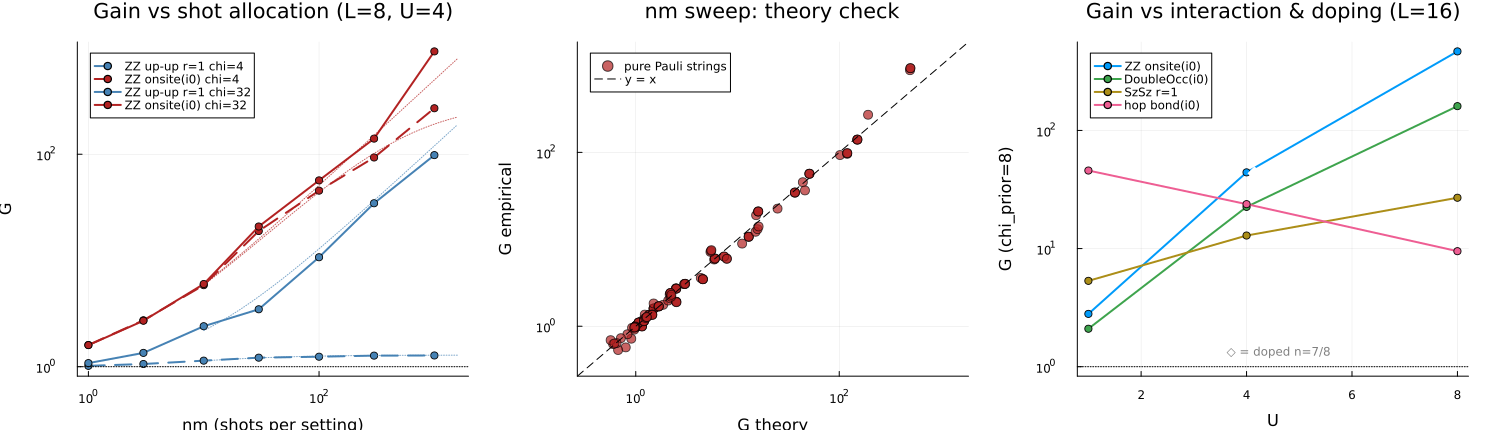

Here is the Julia script that generated this plot:
# ============================================================
# CRMシャドウのパラメータ掃引 (nm依存 / U・ドーピング依存)
#
# 実験A (nm掃引, L=8):
#   利得の飽和則 G_max(nm) = (V_u + v_s(nm)) / ((3^|A|-1)Δ² + v_s(nm))
#   を nm = 10..1000 で検証する。CRMは「少ない設定×多ショット」配分で
#   最大化される、という測定設計指針の定量化。
#
# 実験B (U・ドーピング掃引, L=16):
#   U = 1, 4, 8 (half-filling) と U=4 ドープ (n=7/8) で、
#   prior品質(χ切断)ごとの局所観測量CRM利得を比較する。
#
# 共通機構は crm_mps_scaling.jl と同一（検証済みコードの複製）。
# 実行方法:
#  JULIA_LOAD_PATH="@:@v#.#:@stdlib" julia --project=Hubbard_MPS_Env_v2 crm_param_sweep.jl
# ============================================================

using ITensors, ITensorMPS
using LinearAlgebra
using Statistics
using Printf
using Random

BLAS.set_num_threads(1)

# ------------------------------------------------------------
# 1. モデルとDMRG (crm_mps_scaling.jl と同一 + 粒子数指定)
# ------------------------------------------------------------
qup(i) = 2i - 1
qdn(i) = 2i

function hubbard_chain_mpo(sites, L, t, U, mu)
    os = OpSum()
    for i in 1:L-1
        os += -t, "Cdag", qup(i), "C", qup(i+1)
        os += -t, "Cdag", qup(i+1), "C", qup(i)
        os += -t, "Cdag", qdn(i), "C", qdn(i+1)
        os += -t, "Cdag", qdn(i+1), "C", qdn(i)
    end
    for i in 1:L
        os += U, "N", qup(i), "N", qdn(i)
        os += -mu, "N", qup(i)
        os += -mu, "N", qdn(i)
    end
    return MPO(os, sites)
end

# n_elec 個の電子 (Sz=0付近) を最初の n_elec サイトに交互スピンで配置
function ground_state(L, t, U, mu; chi_max=96, nsweeps=10, n_elec=L)
    N = 2L
    sites = siteinds("Fermion", N; conserve_qns=true)
    H = hubbard_chain_mpo(sites, L, t, U, mu)
    init = fill("Emp", N)
    for i in 1:n_elec
        init[isodd(i) ? qup(i) : qdn(i)] = "Occ"
    end
    ψ0 = productMPS(sites, init)
    maxdims = min.(chi_max, [20, 50, 100, chi_max, chi_max, chi_max, chi_max, chi_max, chi_max, chi_max])[1:nsweeps]
    noise = [1e-6, 1e-6, 1e-7, 1e-8, 1e-9, 0, 0, 0, 0, 0][1:nsweeps]
    E, ψ = dmrg(H, ψ0; nsweeps, maxdim=maxdims, cutoff=1e-10, noise, outputlevel=0)
    return E, ψ
end

# ------------------------------------------------------------
# 2. テンソル抽出・期待値・サンプラー (crm_mps_scaling.jl と同一)
# ------------------------------------------------------------
function site_matrices(ψo::MPS, j::Int)
    N = length(ψo); ss = siteinds(ψo); ls = linkinds(ψo)
    if j == 1
        A = Array(ψo[j], ss[j], ls[j])
        return (reshape(A[1, :], 1, :), reshape(A[2, :], 1, :))
    elseif j == N
        A = Array(ψo[j], ls[j-1], ss[j])
        return (reshape(A[:, 1], :, 1), reshape(A[:, 2], :, 1))
    else
        A = Array(ψo[j], ls[j-1], ss[j], ls[j])
        return (Matrix(A[:, 1, :]), Matrix(A[:, 2, :]))
    end
end

extract_tensors(ψ::MPS) = (ψo = orthogonalize(ψ, 1); [site_matrices(ψo, j) for j in 1:length(ψo)])

function extract_window(ψ::MPS, q1::Int, q2::Int)
    ψo = orthogonalize(ψ, q1)
    tens = [site_matrices(ψo, j) for j in q1:q2]
    C1, C2 = tens[1]
    pl = vec(sum(abs2, C1; dims=2) .+ sum(abs2, C2; dims=2))
    pl ./= sum(pl)
    return tens, cumsum(pl)
end

function product_op_expect(tens, ops::Dict{Int,Matrix{ComplexF64}})
    Lenv = ones(ComplexF64, 1, 1)
    for j in 1:length(tens)
        O = get(ops, j, nothing)
        A1, A2 = tens[j]
        if O === nothing
            Lenv = A1' * Lenv * A1 .+ A2' * Lenv * A2
        else
            Lenv = O[1,1] .* (A1' * Lenv * A1) .+ O[1,2] .* (A1' * Lenv * A2) .+
                   O[2,1] .* (A2' * Lenv * A1) .+ O[2,2] .* (A2' * Lenv * A2)
        end
    end
    return real(Lenv[1,1])
end

const SIGMA  = (ComplexF64[0 1; 1 0], ComplexF64[0 -im; im 0], ComplexF64[1 0; 0 -1])
const UBASIS = (ComplexF64[1 1; 1 -1]/sqrt(2), ComplexF64[1 -im; 1 im]/sqrt(2),
                ComplexF64[1 0; 0 1])
const DVAL = ntuple(β -> ntuple(a -> real.(diag(UBASIS[β]*SIGMA[a]*UBASIS[β]')), 3), 3)

make_rot_buffers(tens) = [(zeros(ComplexF64, size(t[1])), zeros(ComplexF64, size(t[2]))) for t in tens]

function rotate!(rot, tens, basis)
    for j in 1:length(tens)
        u = UBASIS[basis[j]]
        A1, A2 = tens[j]
        rot[j][1] .= u[1,1] .* A1 .+ u[1,2] .* A2
        rot[j][2] .= u[2,1] .* A1 .+ u[2,2] .* A2
    end
end

function sample_bits!(bits::Vector{Int}, rot, vbuf, wbuf, cum_pl)
    Nw = length(rot)
    chil = length(cum_pl)
    l = chil == 1 ? 1 : searchsortedfirst(cum_pl, rand())
    v = vbuf
    @inbounds for k in 1:chil; v[k] = 0; end
    v[l] = 1.0 + 0im
    vlen = chil
    for j in 1:Nw
        wlen = size(rot[j][1], 2)
        w0 = view(wbuf, 1:wlen); w1 = view(wbuf, wlen+1:2wlen)
        mul!(w0, transpose(rot[j][1]), view(v, 1:vlen))
        mul!(w1, transpose(rot[j][2]), view(v, 1:vlen))
        p0 = real(dot(w0, w0)); p1 = real(dot(w1, w1))
        b = rand() * (p0 + p1) < p0 ? 0 : 1
        bits[j] = b
        src = b == 0 ? w0 : w1
        nrm = sqrt(b == 0 ? p0 : p1)
        @inbounds for k in 1:wlen; v[k] = src[k] / nrm; end
        vlen = wlen
    end
    return bits
end

# ------------------------------------------------------------
# 3. 観測量 (crm_mps_scaling.jl と同一)
# ------------------------------------------------------------
struct Term
    coeff::Float64
    sup::Vector{Tuple{Int,Int}}
end
struct Obs
    name::String
    terms::Vector{Term}
    pure::Bool
end

term_matrixdict(t::Term) = Dict{Int,Matrix{ComplexF64}}(q => SIGMA[a] for (q,a) in t.sup)

function build_observables(L)
    i0 = L ÷ 2
    obs = Obs[]
    push!(obs, Obs("ZZ onsite(i0)", [Term(1.0, [(qup(i0),3),(qdn(i0),3)])], true))
    for r in [1, 2, 4, 8]
        r <= L - i0 || continue
        push!(obs, Obs("ZZ up-up r=$r", [Term(1.0, [(qup(i0),3),(qup(i0+r),3)])], true))
    end
    push!(obs, Obs("DoubleOcc(i0)",
        [Term(0.25, Tuple{Int,Int}[]), Term(-0.25, [(qup(i0),3)]),
         Term(-0.25, [(qdn(i0),3)]),  Term(0.25, [(qup(i0),3),(qdn(i0),3)])], false))
    push!(obs, Obs("SzSz r=1",
        [Term( 1/16, [(qup(i0),3),(qup(i0+1),3)]), Term(-1/16, [(qup(i0),3),(qdn(i0+1),3)]),
         Term(-1/16, [(qdn(i0),3),(qup(i0+1),3)]), Term( 1/16, [(qdn(i0),3),(qdn(i0+1),3)])], false))
    q1, qm, q2 = qup(i0), qdn(i0), qup(i0+1)
    push!(obs, Obs("hop bond(i0)",
        [Term(0.5, [(q1,1),(qm,3),(q2,1)]), Term(0.5, [(q1,2),(qm,3),(q2,2)])], false))
    return obs
end

obs_support(obs) = (minimum(q for o in obs for t in o.terms for (q,_) in t.sup),
                    maximum(q for o in obs for t in o.terms for (q,_) in t.sup))

shift_obs(obs, off) = [Obs(o.name,
    [Term(t.coeff, [(q - off, a) for (q, a) in t.sup]) for t in o.terms], o.pure) for o in obs]

function estimate_obs(o::Obs, basis::Vector{Int}, bits::Vector{Int})
    x = 0.0
    for t in o.terms
        v = t.coeff
        for (q, a) in t.sup
            v *= 3.0 * DVAL[basis[q]][a][bits[q]+1]
            v == 0.0 && break
        end
        x += v
    end
    return x
end

function exact_prior_mean(o::Obs, basis::Vector{Int}, Pσ::Vector{Float64})
    m = 0.0
    for (ti, t) in enumerate(o.terms)
        ok = all(basis[q] == a for (q, a) in t.sup)
        ok || continue
        m += t.coeff * 3.0^length(t.sup) * Pσ[ti]
    end
    return m
end

theory_var(absA, P, Δ, nu, nm) = (((3.0^absA - 1)*P^2 + 3.0^absA*(1-P^2)/nm)/nu,
                                  ((3.0^absA - 1)*Δ^2 + 3.0^absA*(1-P^2)/nm)/nu)

function run_locals(wtens, cum_pl, obs_w, Pσ_all, trOσ_all; nu, nm, n_repeat, seed)
    Random.seed!(seed)
    Nw = length(wtens); nobs = length(obs_w); np = length(Pσ_all)
    chimax = max(length(cum_pl), maximum(size(t[1], 2) for t in wtens))
    rot = make_rot_buffers(wtens)
    vbuf = zeros(ComplexF64, chimax + 1); wbuf = zeros(ComplexF64, 2chimax + 2)
    bits = zeros(Int, Nw)
    est_std = zeros(n_repeat, nobs); est_crm = zeros(n_repeat, nobs, np)
    xs = zeros(nobs)
    for rep in 1:n_repeat
        acc_s = zeros(nobs); acc_c = zeros(nobs, np)
        for _ in 1:nu
            basis = rand(1:3, Nw)
            rotate!(rot, wtens, basis)
            fill!(xs, 0.0)
            for _ in 1:nm
                sample_bits!(bits, rot, vbuf, wbuf, cum_pl)
                for k in 1:nobs
                    xs[k] += estimate_obs(obs_w[k], basis, bits)
                end
            end
            for k in 1:nobs
                mρ = xs[k] / nm
                acc_s[k] += mρ
                for p in 1:np
                    acc_c[k, p] += mρ - exact_prior_mean(obs_w[k], basis, Pσ_all[p][k])
                end
            end
        end
        est_std[rep, :] .= acc_s ./ nu
        for p in 1:np, k in 1:nobs
            est_crm[rep, k, p] = acc_c[k, p] / nu + trOσ_all[p][k]
        end
    end
    return est_std, est_crm
end

# ------------------------------------------------------------
# 4. 1パラメータ点の実験一式 (状態構築 -> prior -> run_locals)
# ------------------------------------------------------------
function prepare_point(L, t, U, mu; chi_exp, chi_priors, n_elec=L)
    E, ψ = ground_state(L, t, U, mu; chi_max=chi_exp, n_elec)
    exp_tens = extract_tensors(ψ)
    obs = build_observables(L)
    q1, q2 = obs_support(obs)
    obs_w = shift_obs(obs, q1 - 1)
    wtens, cum_pl = extract_window(ψ, q1, q2)
    Pρ = [[product_op_expect(exp_tens, term_matrixdict(tm)) for tm in o.terms] for o in obs]
    Otrue = [sum(tm.coeff * Pρ[k][ti] for (ti, tm) in enumerate(obs[k].terms)) for k in 1:length(obs)]
    Pσ_all = Vector{Vector{Vector{Float64}}}(); trOσ_all = Vector{Vector{Float64}}()
    fids = Float64[]
    for chi_p in chi_priors
        σ = truncate(ψ; maxdim=chi_p); normalize!(σ)
        push!(fids, abs2(inner(σ, ψ)))
        st = extract_tensors(σ)
        Pσ = [[product_op_expect(st, term_matrixdict(tm)) for tm in o.terms] for o in obs]
        push!(Pσ_all, Pσ)
        push!(trOσ_all, [sum(tm.coeff * Pσ[k][ti] for (ti, tm) in enumerate(obs[k].terms)) for k in 1:length(obs)])
    end
    return (; E, obs, obs_w, wtens, cum_pl, Otrue, Pσ_all, trOσ_all, fids)
end

# ------------------------------------------------------------
# 5. メイン
# ------------------------------------------------------------
function main()
    t = 1.0
    chi_priors = [2, 4, 8, 16, 32]
    nu = 50
    rows_A = []; rows_B = []

    # ===== 実験A: nm掃引 (L=8, U=4, half-filling) =====
    println("="^70)
    println("Experiment A: nm sweep (L=8, U=4, half-filling)"); flush(stdout)
    L, U = 8, 4.0
    pt = prepare_point(L, t, U, U/2; chi_exp=64, chi_priors)
    @printf("  E0=%.6f  prior fids: %s\n", pt.E,
            join([@sprintf("chi=%d: %.4f", c, f) for (c,f) in zip(chi_priors, pt.fids)], ", "))
    flush(stdout)
    # n_m=1 は標準的な古典シャドウの設定そのもので、総ショット数を固定したときの
    # 最適点でもある(README §0.5b)。当初この掃引から抜けていたので加えた。
    nm_list = [1, 3, 10, 30, 100, 300, 1000]
    for nm in nm_list
        n_repeat = nm >= 1000 ? 50 : (nm <= 3 ? 400 : 100)
        tstart = time()
        est_std, est_crm = run_locals(pt.wtens, pt.cum_pl, pt.obs_w, pt.Pσ_all, pt.trOσ_all;
                                      nu, nm, n_repeat, seed=7000 + nm)
        @printf("  nm=%4d (n_rep=%d): %.0fs\n", nm, n_repeat, time()-tstart); flush(stdout)
        for (k, o) in enumerate(pt.obs)
            v_std = var(est_std[:, k])
            for (p, chi_p) in enumerate(chi_priors)
                G = v_std / var(est_crm[:, k, p])
                Δ = pt.Otrue[k] - pt.trOσ_all[p][k]
                G_theo = NaN
                if o.pure
                    vs, vc = theory_var(length(o.terms[1].sup), pt.Otrue[k], Δ, nu, nm)
                    G_theo = vs / vc
                end
                push!(rows_A, (nm, chi_p, o.name, o.pure, pt.Otrue[k], Δ, G, G_theo))
            end
        end
    end

    # ===== 実験B: U・ドーピング掃引 (L=16) =====
    println("\n", "="^70)
    println("Experiment B: U & doping sweep (L=16, chi_exp=96)"); flush(stdout)
    L = 16
    nm, n_repeat = 100, 60
    points = [(U=1.0, n_elec=16, label="U=1 half"),
              (U=4.0, n_elec=16, label="U=4 half"),
              (U=8.0, n_elec=16, label="U=8 half"),
              (U=4.0, n_elec=14, label="U=4 doped(7/8)")]
    for pset in points
        tstart = time()
        pt = prepare_point(L, t, pset.U, pset.U/2; chi_exp=96, chi_priors, n_elec=pset.n_elec)
        @printf("\n  --- %s ---  E0=%.6f  (prep %.0fs)\n", pset.label, pt.E, time()-tstart)
        @printf("  prior fids: %s\n",
                join([@sprintf("chi=%d: %.4f", c, f) for (c,f) in zip(chi_priors, pt.fids)], ", "))
        flush(stdout)
        tstart = time()
        est_std, est_crm = run_locals(pt.wtens, pt.cum_pl, pt.obs_w, pt.Pσ_all, pt.trOσ_all;
                                      nu, nm, n_repeat, seed=8000 + round(Int, 10pset.U) + pset.n_elec)
        @printf("  run: %.0fs\n", time()-tstart); flush(stdout)
        @printf("  %-16s %9s |", "observable", "true")
        for c in chi_priors; @printf(" G(chi=%d)", c); end
        println()
        for (k, o) in enumerate(pt.obs)
            v_std = var(est_std[:, k])
            @printf("  %-16s %9.4f |", o.name, pt.Otrue[k])
            for (p, chi_p) in enumerate(chi_priors)
                G = v_std / var(est_crm[:, k, p])
                @printf(" %8.2f", G)
                Δ = pt.Otrue[k] - pt.trOσ_all[p][k]
                push!(rows_B, (pset.label, pset.U, pset.n_elec, chi_p, o.name,
                               pt.Otrue[k], Δ, pt.fids[p], G))
            end
            println()
        end
        flush(stdout)
    end

    # 保存
    outA = joinpath(@__DIR__, "crm_sweep_nm.tsv")
    open(outA, "w") do io
        println(io, "nm\tchi_prior\tobservable\tpure\ttrue\tDelta\tG_emp\tG_theo")
        for r in rows_A; println(io, join(r, "\t")); end
    end
    outB = joinpath(@__DIR__, "crm_sweep_U.tsv")
    open(outB, "w") do io
        println(io, "label\tU\tn_elec\tchi_prior\tobservable\ttrue\tDelta\tprior_fid\tG_emp")
        for r in rows_B; println(io, join(r, "\t")); end
    end
    println("\nresults saved: $outA, $outB"); flush(stdout)
    return rows_A, rows_B, nm_list, chi_priors, points
end

rows_A, rows_B, nm_list, chi_priors, points = main()

# ------------------------------------------------------------
# 6. プロット
# ------------------------------------------------------------
using Plots

# P1: G vs nm (理論曲線を重ねる; 純Pauli列, chi=4と32)
p1 = plot(xlabel="nm (shots per setting)", ylabel="G", xscale=:log10, yscale=:log10,
          legend=:topleft, title="Gain vs shot allocation (L=8, U=4)")
colors = Dict("ZZ onsite(i0)" => :firebrick, "ZZ up-up r=1" => :steelblue)
styles = Dict(4 => :dash, 32 => :solid)
for chi_p in (4, 32), name in keys(colors)
    sel = [(r[1], r[7], r[8]) for r in rows_A if r[2]==chi_p && r[3]==name]
    nms = [s[1] for s in sel]; ge = [s[2] for s in sel]
    plot!(p1, nms, ge, marker=:circle, color=colors[name], ls=styles[chi_p], lw=2,
          label="$name chi=$chi_p")
    # 理論曲線 (連続nm)
    r0 = first(r for r in rows_A if r[2]==chi_p && r[3]==name)
    P = r0[5]; Δ = r0[6]; absA = 2
    nmc = 10 .^ range(1, 3.2; length=50)
    gt = [(vs = theory_var(absA, P, Δ, 50, m); vs[1]/vs[2]) for m in nmc]
    plot!(p1, nmc, gt, color=colors[name], ls=:dot, lw=1, alpha=0.7, label="")
end
hline!(p1, [1.0], color=:black, ls=:dot, label="")

# P2: G経験 vs G理論 (実験A全点)
gx = [r[8] for r in rows_A if r[4] && !isnan(r[8])]
gy = [r[7] for r in rows_A if r[4] && !isnan(r[8])]
lims = (0.5*min(minimum(gx), minimum(gy)), 2*max(maximum(gx), maximum(gy)))
p2 = scatter(gx, gy, xscale=:log10, yscale=:log10, xlims=lims, ylims=lims,
             color=:firebrick, ms=5, alpha=0.7, label="pure Pauli strings",
             xlabel="G theory", ylabel="G empirical", title="nm sweep: theory check")
plot!(p2, [lims...], [lims...], color=:black, ls=:dash, label="y = x")

# P3: G vs U (chi=8; half-filling 3点 + doped)
p3 = plot(xlabel="U", ylabel="G (chi_prior=8)", yscale=:log10, legend=:topleft,
          title="Gain vs interaction & doping (L=16)")
sel_names = ["ZZ onsite(i0)", "DoubleOcc(i0)", "SzSz r=1", "hop bond(i0)"]
for name in sel_names
    Us = Float64[]; gs = Float64[]
    for r in rows_B
        (r[3] == 16 && r[4] == 8 && r[5] == name) || continue
        push!(Us, r[2]); push!(gs, r[9])
    end
    perm = sortperm(Us)
    plot!(p3, Us[perm], gs[perm], marker=:circle, lw=2, label=name)
    # doped点 (U=4) を白抜きマーカーで
    for r in rows_B
        (r[3] == 14 && r[4] == 8 && r[5] == name) || continue
        scatter!(p3, [r[2] + 0.15], [r[9]], marker=:diamond, ms=7, mc=:white,
                 msc=:auto, label="")
    end
end
hline!(p3, [1.0], color=:black, ls=:dot, label="")
annotate!(p3, 4.6, 1.35, text("◇ = doped n=7/8", 8, :gray))

final = plot(p1, p2, p3, layout=(1,3), size=(1500, 430), margin=6Plots.mm)
outpng = joinpath(@__DIR__, "crm_param_sweep.png")
savefig(final, outpng)
println("figure saved: $outpng")
